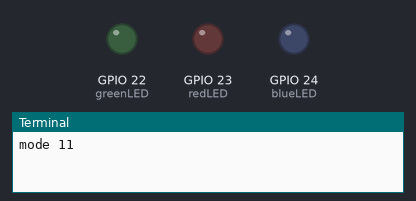
A program run on a simulated Raspberry Pi (BCM pin numbers). Shown: output pins drawn as LEDs (lit = HIGH), the last lines printed to the terminal. At 18.0 s the program stops and its outputs stay as they are.

Above: at 0.1 s.
At 1.1 s:
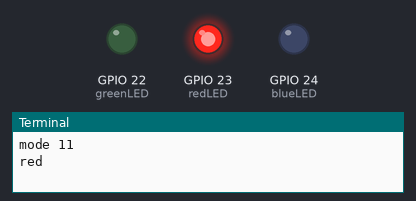
At 7.1 s:
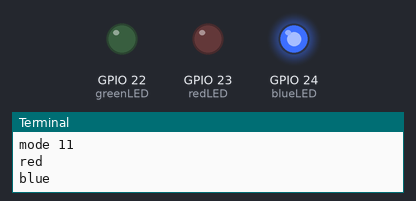
At 13.1 s:
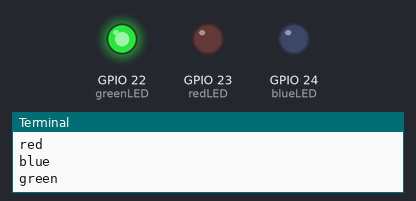
Timing chart, 0 to 19.5 s (numbered marks = the images above):
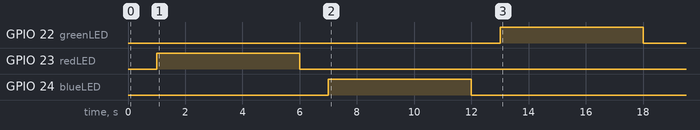

The program:

testGPIO.py
```python
import RPi.GPIO as GPIO
from time import sleep
GPIO.setmode(GPIO.BCM)
mode = GPIO.getmode()
print "mode %s"%mode
GPIO.setwarnings(False)
channel=23
redLED=23
greenLED=22
blueLED=24
channels=[redLED, greenLED, blueLED]
GPIO.setup(channels, GPIO.OUT)
sleep(1.0)
print "red"
GPIO.output(redLED, GPIO.HIGH)
sleep(5.0)
GPIO.output(redLED, GPIO.LOW)
sleep(1.0)
print "blue"
GPIO.output(blueLED, GPIO.HIGH)
sleep(5.0)
GPIO.output(blueLED, GPIO.LOW)
sleep(1.0)
print "green"
GPIO.output(greenLED, GPIO.HIGH)
sleep(5.0)
GPIO.output(greenLED, GPIO.LOW)
```

Measured:
- by itself, GPIO 22 (greenLED): LOW → HIGH at 13.0 s, → LOW 5.0 s later
- by itself, GPIO 23 (redLED): LOW → HIGH at 1.0 s, → LOW 5.0 s later
- by itself, GPIO 24 (blueLED): LOW → HIGH at 7.0 s, → LOW 5.0 s later
